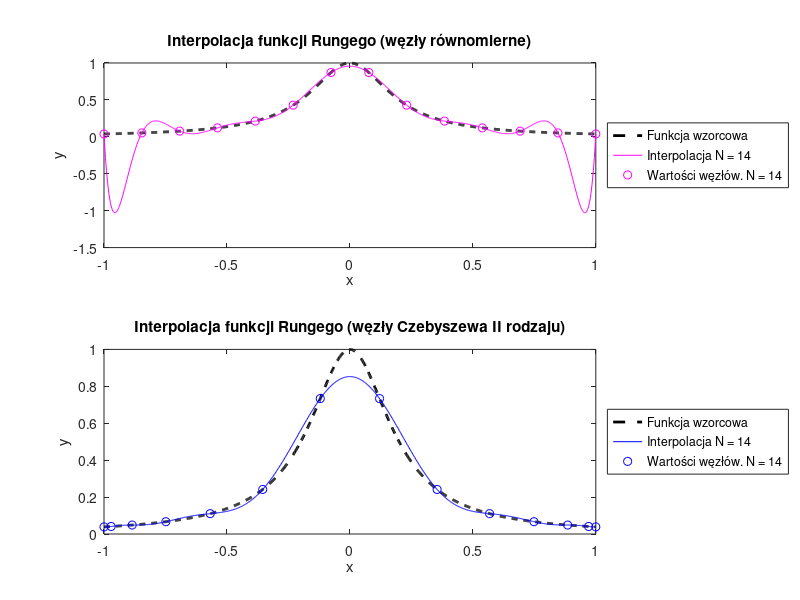

The MATLAB source for this figure:
function [N, x_uniform, y_fine_uniform, x_chebyshev, y_fine_chebyshev] = ...
        compare_uniform_vs_chebyshev()
    N = 14; % liczba węzłów interpolacji 

    x_fine = linspace(-1, 1, 1000);
    runge_function = @(x) 1 ./ (1 + 25 * x.^2);
    y_fine_reference = runge_function(x_fine);

    % 1. Węzły równomierne
    x_uniform = linspace(-1, 1, N);
    y_uniform = runge_function(x_uniform);
    V_uniform = get_vandermonde_matrix(x_uniform);
    coeff_uniform = V_uniform \ y_uniform';  % wyznaczenie współczynników
    coeff_uniform = coeff_uniform(end:-1:1); % dostosowanie do polyval
    y_fine_uniform = polyval(coeff_uniform, x_fine);

    % 2. Węzły Czebyszewa II rodzaju
    x_chebyshev = get_chebyshev_nodes(N);
    y_chebyshev = runge_function(x_chebyshev);
    V_chebyshev = get_vandermonde_matrix(x_chebyshev);
    coeff_chebyshev = V_chebyshev \ y_chebyshev';
    coeff_chebyshev = coeff_chebyshev(end:-1:1);
    y_fine_chebyshev = polyval(coeff_chebyshev, x_fine);

    % 3. Wykresy
    subplot(2,1,1);
    plot(x_fine, y_fine_reference, 'k--', 'LineWidth', 2, 'DisplayName', 'Funkcja wzorcowa');
    hold on;
    plot(x_fine, y_fine_uniform, 'm', 'DisplayName', ['Interpolacja N = ', num2str(N)]);
    plot(x_uniform, y_uniform, 'mo', 'DisplayName', ['Wartości węzłów. N = ', num2str(N)]);
    hold off;
    title('Interpolacja funkcji Rungego (węzły równomierne)');
    legend show;
    legend('Location', 'eastoutside');
    xlabel('x');
    ylabel('y');

    subplot(2,1,2);
    plot(x_fine, y_fine_reference, 'k--', 'LineWidth', 2, 'DisplayName', 'Funkcja wzorcowa');
    hold on;
    plot(x_fine, y_fine_chebyshev, 'b', 'DisplayName', ['Interpolacja N = ', num2str(N)]);
    plot(x_chebyshev, y_chebyshev, 'bo', 'DisplayName', ['Wartości węzłów. N = ', num2str(N)]);
    hold off;
    title('Interpolacja funkcji Rungego (węzły Czebyszewa II rodzaju)');
    legend show;
    legend('Location', 'eastoutside');
    xlabel('x');
    ylabel('y');

    % Zapis wykresu
    saveas(gcf, 'zadanie2.png');
end

function x = get_chebyshev_nodes(N)
    % Węzły Czebyszewa drugiego rodzaju w [-1, 1]
    k = 0:N-1;
    x = cos(pi * k / (N - 1));
end

function V = get_vandermonde_matrix(x)
    N = length(x);
    V = ones(N, N);
    for i = 1:N
        for j = 0:N-1
            V(i,j+1) = x(i)^j;
        end
    end
end
